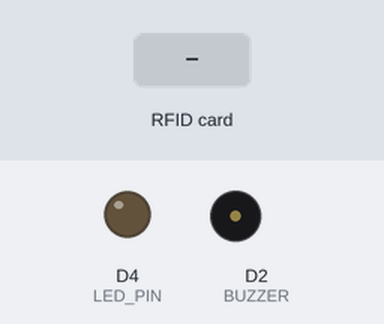
A sketch run on a simulated ESP8266 (NodeMCU). Shown: output pins drawn as LEDs (lit = HIGH), buzzer (waves = sounding, pin HIGH). The inputs (shaded band) are chosen by the test bench. WiFi joins after 1.5 s; servers stay silent unless stated; what the sketch prints to the serial monitor is not drawn.

Above: at 0.1 s.
At 2.7 s:
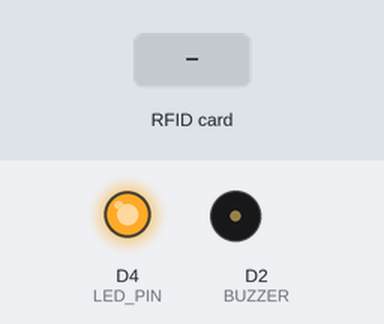
2.8 s: RFID card 12 34 56 78 held to the reader
4.3 s: RFID card 5E 7A 19 C4 held to the reader
Timing chart, 0 to 7.3 s (numbered marks = the images above; inputs shaded):
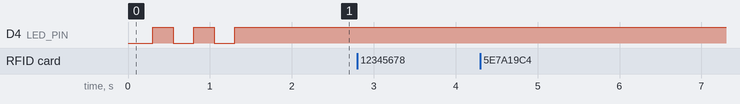

Measured:
- after the input at 2.8 s, every drawn part: stays the same
- after the input at 4.3 s, every drawn part: stays the same

The sketch:

CodigoESP8266.ino
```cpp
#include <ESP8266WiFi.h>
#include <WiFiClientSecure.h>
#include <SPI.h>
#include <MFRC522.h>

#define SS_PIN 15
#define RST_PIN 16
#define LED_PIN 2
#define BUZZER 4

MFRC522 rfid(SS_PIN, RST_PIN);
WiFiClientSecure client;

const char* ssid = "ABCDEF";
const char* password = "12345678";
const char* host = "script.google.com";
const int httpsPort = 443;

String appscriptID = "AKfycbw6yPzpHzBGF79_2UzTs-7BHshAJwY94ejbvaRMp_kfpaJr7agKWIdLdwdd9mxnMLk";

String lastUid = "";

// === WiFi Setup ===
void setup() {
  Serial.begin(115200);
  SPI.begin();
  rfid.PCD_Init();

  pinMode(LED_PIN, OUTPUT);
  pinMode(BUZZER, OUTPUT);
  digitalWrite(LED_PIN, HIGH);

  Serial.println("Conectando-se ao WiFi...");
  WiFi.begin(ssid, password);
  while (WiFi.status() != WL_CONNECTED) {
    digitalWrite(LED_PIN, LOW);
    delay(250);
    digitalWrite(LED_PIN, HIGH);
    delay(250);
    Serial.print(".");
  }

  digitalWrite(LED_PIN, HIGH);
  Serial.println("\nConectado ao WiFi!");
  Serial.print("IP: ");
  Serial.println(WiFi.localIP());

  client.setInsecure();
}

// === Converte UID para string formatada tipo "AA-BB-CC-DD"
String uidToString(byte *buffer, byte bufferSize) {
  String result = "";
  for (byte i = 0; i < bufferSize; i++) {
    if (i > 0) result += "-";
    if (buffer[i] < 0x10) result += "0";
    result += String(buffer[i], HEX);
  }
  result.toUpperCase();
  return result;
}

// === Mapeia UID para nome
String getUserName(String uid) {
  if (uid == "04-28-6C-52-DA-61-80") return "23";
  else if (uid == "04-2C-6C-52-DA-61-80") return "26";
  else if (uid == "04-AF-68-52-DA-61-80") return "3";
  else if (uid == "04-B2-67-52-DA-61-80") return "20";
  else if (uid == "04-D2-66-52-DA-61-80") return "21";
  else return "";
}

// === Envia dados para o Google Sheets
void sendData(String nome, String valor) {
  Serial.println("======================================================");
  Serial.print("Conectando a: ");
  Serial.println(host);
        digitalWrite(LED_PIN, LOW);
        digitalWrite(BUZZER, HIGH);
        delay(200);
        digitalWrite(LED_PIN, HIGH);
        digitalWrite(BUZZER, LOW);

  if (!client.connect(host, httpsPort)) {
    Serial.println("Falha na conexão");
    return;
  }

  String url = "/macros/s/" + appscriptID + "/exec?nome=" + nome + "&valor=" + valor;
  Serial.print("Enviando URL: ");
  Serial.println(url);

  client.print(String("GET ") + url + " HTTP/1.1\r\n" +
               "Host: " + host + "\r\n" +
               "User-Agent: ESP8266\r\n" +
               "Connection: close\r\n\r\n");

  while (client.connected()) {
    String line = client.readStringUntil('\n');
    if (line == "\r") break;
  }

  String line = client.readStringUntil('\n');
  Serial.println("Resposta:");
  Serial.println(line);
  Serial.println("==========");
}

// === Loop principal
void loop() {
  // Verifica se há cartão presente
  if (rfid.PICC_IsNewCardPresent() && rfid.PICC_ReadCardSerial()) {
    String uid = uidToString(rfid.uid.uidByte, rfid.uid.size);
    rfid.PICC_HaltA();
    rfid.PCD_StopCrypto1();

    if (uid != lastUid) {
      String nome = getUserName(uid);
      if (nome != "") {
        Serial.print("Cartão reconhecido: ");
        Serial.println(nome);
        sendData("Calculadora-emprestada", nome);
        digitalWrite(LED_PIN, LOW);
        digitalWrite(BUZZER, HIGH);
        delay(200);
        digitalWrite(LED_PIN, HIGH);
        digitalWrite(BUZZER, LOW);
      } else {
        Serial.print("Cartão não cadastrado: ");
        Serial.println(uid);
      }

      lastUid = uid;
    }
  }
}
```
